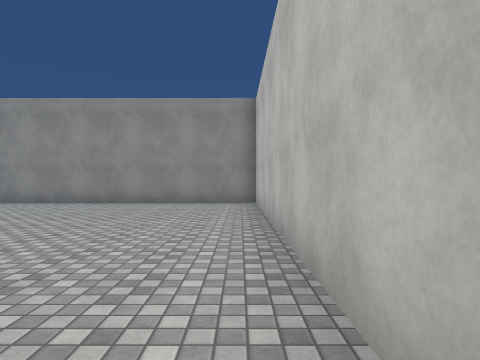
view 1 (above)

20 first-person views from a walk through a 3-D level made in the Unity game engine. The camera is 1.3 m above the floor, looks level and sees 75° across. The floor is counted in squares, 2 m on a side. Each view is taken from the middle of a square. On the plan, view 1 faces up. The plan holds only what a view shows up to about 10 squares ahead; the rest is blank. The place goes on beyond the plan. The player is left out. Surface patterns are stand-ins for the level's own textures.

view 2
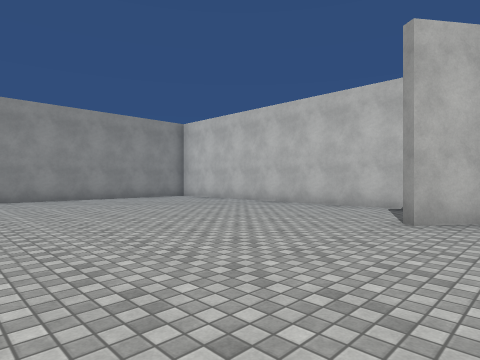

view 3
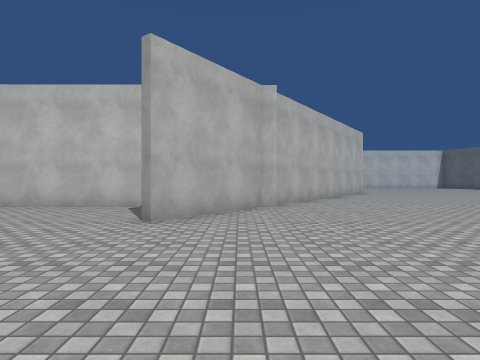

view 4
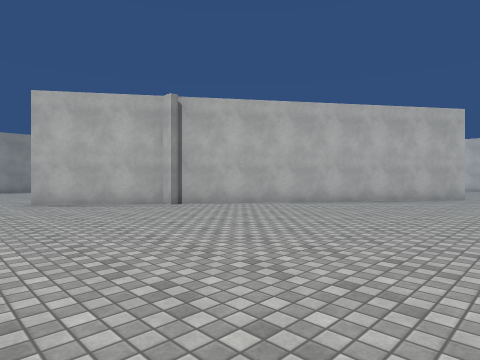

view 5
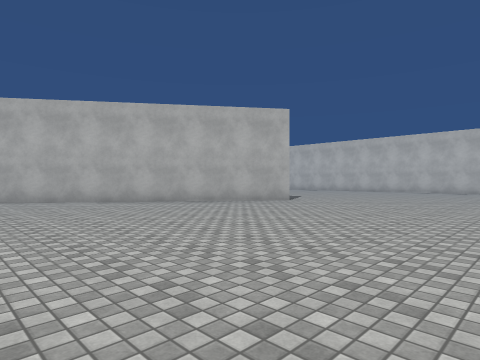

view 6
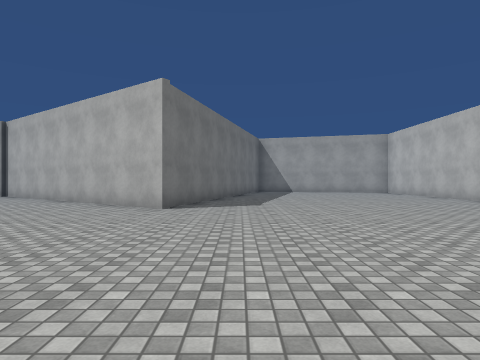

view 7
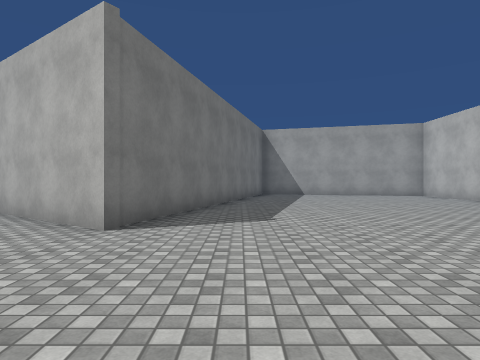

view 8
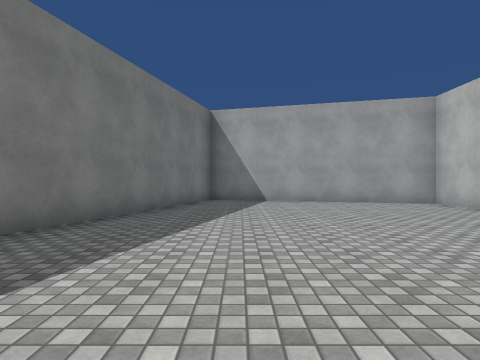

view 9
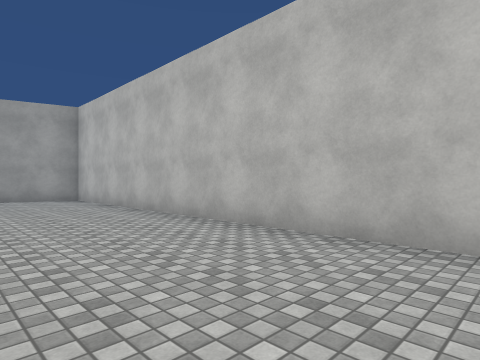

view 10
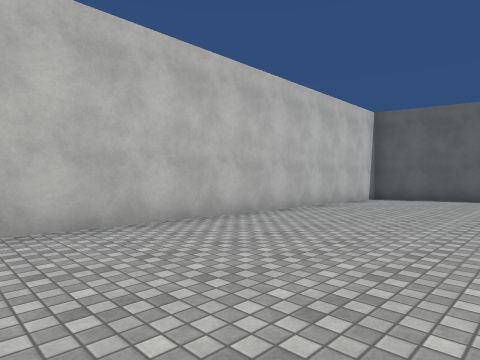

view 11
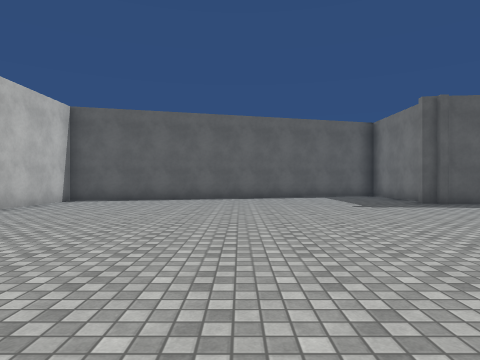

view 12
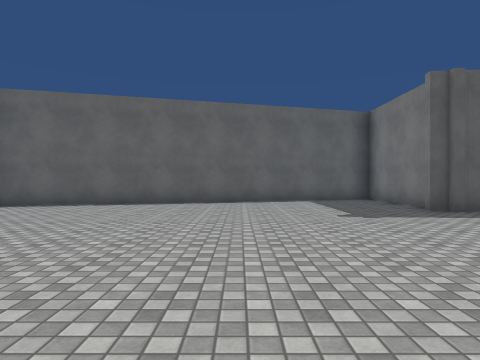

view 13
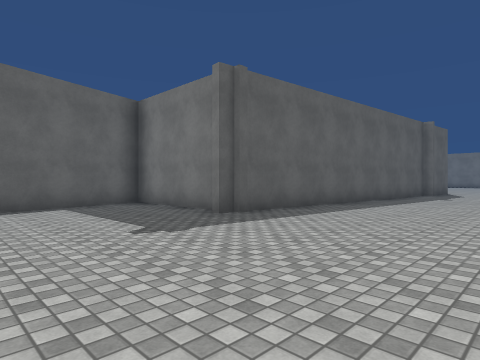

view 14
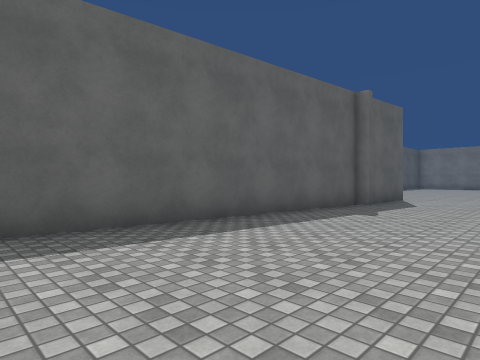

view 15
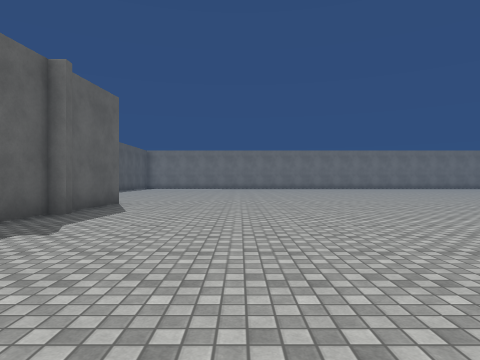

view 16
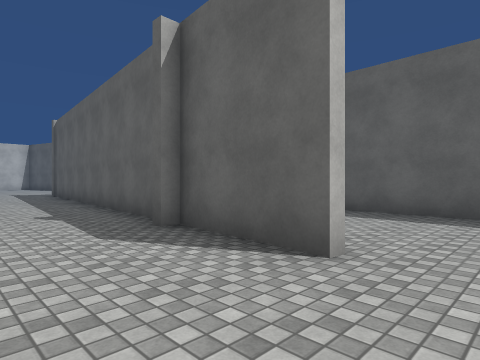

view 17
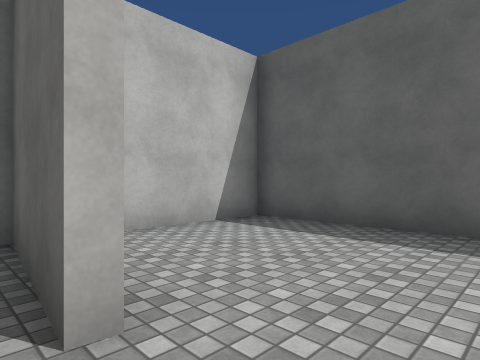

view 18
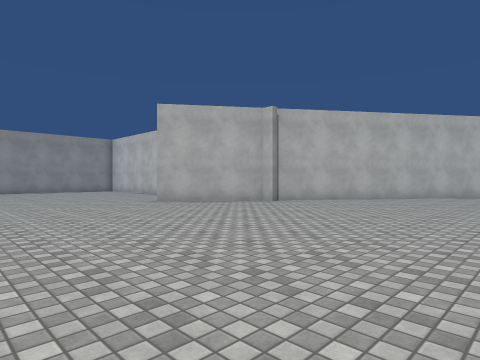

view 19
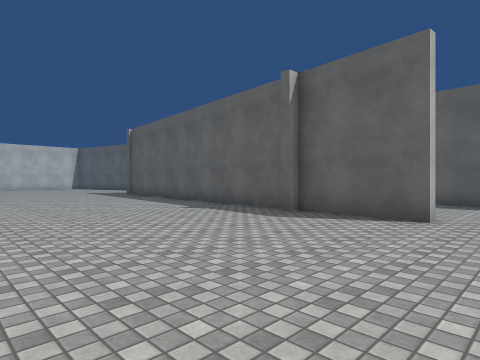

view 20
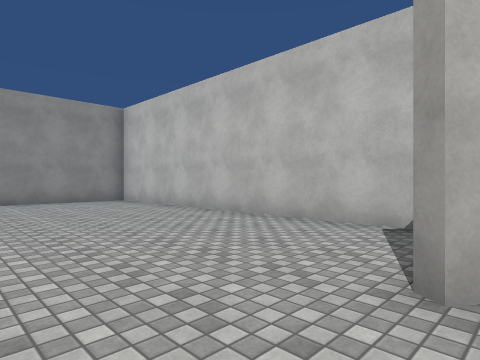

### Floor plan
Points are (right, up) in squares from view 1. A wall is a line through its corners. A room is listed if a view was taken in it or the views show most of it. See-through windows are left out.
Room 1 (views 1, 2, 3, 4, 5, 6, 7, 8, 9, 10, 11, 12, 13, 14, 15, 16, 17, 18, 19, 20)
walls: (8.3, -8) (0.8, -2.7); (0.6, -2.5) (-2.2, -0.6); (0.5, 0.2) (0.5, 8.7) (-6.8, 8.7); (6.6, -16.5) (7.1, -16.6); (6.6, -17.1) (6.7, -20.5) (17.3, -17.7) (17.4, 0.6) (12, 2); (-3, -15.6) (6.4, -16.5); (10.9, 2) (8.3, -7.7); (-5.7, -15.4) (-3.1, -15.6)
ways out: opening at (-6.5, -15)

Positions as (right, up) in squares from view 1, and headings:
1: (0, 0), facing up
2: (-7, -2), facing up-right
3: (-7, -2), facing right
4: (-4, -10), facing up-right
5: (0, -14), facing up-right
6: (10, -15), facing up
7: (10, -12), facing up
8: (12, -8), facing up
9: (14, -10), facing up-right
10: (13, -7), facing down-right
11: (12, -8), facing down
12: (11, -10), facing down
13: (11, -12), facing down-left
14: (5, -12), facing down-left
15: (3, -12), facing left
16: (-7, -13), facing down-right
17: (-7, -15), facing down-right
18: (-7, -9), facing up-right
19: (-7, -10), facing down-right
20: (-4, -1), facing up-right
